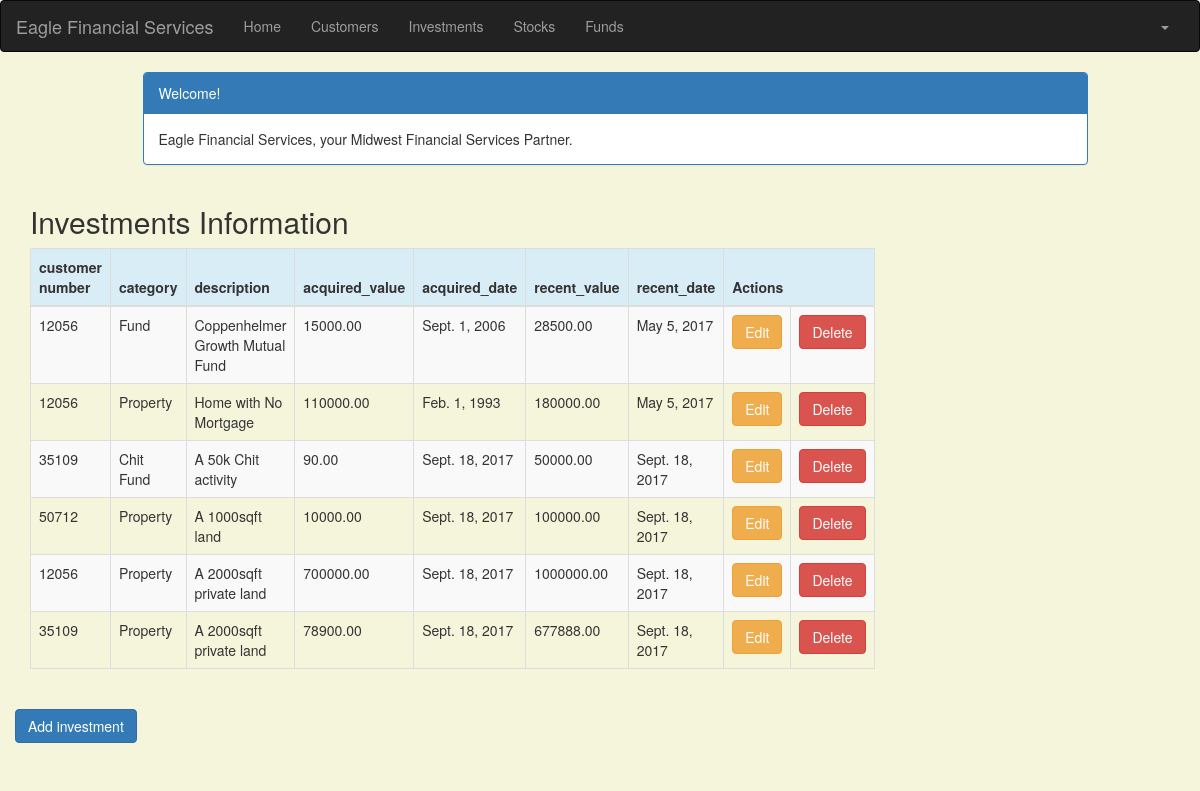
The app's page /investment/ (signed in) with its own data.
### portfolio/models.py (models this page shows, shortened)
class Investment(models.Model):
    customer = models.ForeignKey(Customer, on_delete=models.PROTECT, related_name='investments')
    category = models.CharField(max_length=50)
    description = models.CharField(max_length=200)
    acquired_value = models.DecimalField(max_digits=10, decimal_places=2)
    acquired_date = models.DateField(default=timezone.now)
    recent_value = models.DecimalField(max_digits=10, decimal_places=2)
    recent_date = models.DateField(default=timezone.now, blank=True, null=True)

class Customer(models.Model):
    name = models.CharField(max_length=50)
    address = models.CharField(max_length=200)
    cust_number = models.IntegerField(blank=False, null=False)
    city = models.CharField(max_length=50)
    state = models.CharField(max_length=50)
    zipcode = models.CharField(max_length=10)
    email = models.EmailField(max_length=200)
    cell_phone = models.CharField(max_length=50)
    created_date = models.DateTimeField(
        default=timezone.now)
    updated_date = models.DateTimeField(auto_now_add=True)
    def __str__(self):
        return str(self.cust_number)

### portfolio/views.py (the view)
# urls.py: url(r'^investment/$', views.investment_list, name='investment_list'),
@login_required
def investment_list(request):
   investments = Investment.objects.filter(acquired_date__lte=timezone.now())
   return render(request, 'portfolio/investment_list.html', {'investments': investments})

### portfolio/templates/portfolio/investment_list.html (shortened to what this page needs)
{% extends 'portfolio/base.html' %}
{% block content %}
    <!DOCTYPE html>
    <html>
    <head>
        <link rel="stylesheet" href="https://maxcdn.bootstrapcdn.com/bootstrap/3.3.4/css/bootstrap.min.css">
    </head>
    <body>
    <div class="container">
        <div class="row">
            <div class="col-md-10 col-md-offset-1">
                <div class="panel panel-primary">
                    <div class="panel-heading">Welcome!</div>
                    <div class="panel-body">
                        Eagle Financial Services, your Midwest Financial Services Partner.
                    </div>
                </div>
            </div>
        </div>
    </div>
    <div class="row">
        <h2 style="padding-left: 15Px">Investments Information</h2>
    </div>
    <div>
        <table class="table table-striped table-bordered table-hover">
            <thead>
            <tr class="bg-info">
                <th>customer number</th>
                <th>category</th>
                <th>description</th>
                <th>acquired_value</th>
                <th>acquired_date</th>
                <th>recent_value</th>
                <th>recent_date</th>
                <th colspan="3">Actions</th>
            </tr>
            </thead>
            <tbody>
            {% for investment in investments %}
                <tr>
                    <td>{{ investment.customer }}</td>
                    <td>{{ investment.category }}</td>
                    <td>{{ investment.description }}</td>
                    <td>{{ investment.acquired_value }}</td>
                    <td>{{ investment.acquired_date }}</td>
                    <td>{{ investment.recent_value }}</td>
                    <td>{{ investment.recent_date }}</td>
                    <td><a href="{% url 'portfolio:investment_edit' pk=investment.pk %}" class="btn btn-warning">Edit</a>
                    <td><a href="{% url 'portfolio:investment_delete' pk=investment.pk %}"
                           onclick="return confirm('Are you sure you want to delete?')"
                           class="btn btn-danger">Delete</a>
                    </td>
                </tr>
            {% endfor %}
            </tbody>
        </table>
                  <div class="row">
                     <a href="{% url 'portfolio:investment_new' %}" class="row"><span
                           class="btn btn-primary">Add investment</span></a>
                   </div>
    </div>
    </body>
    </html>
{% endblock %}

### portfolio/templates/portfolio/investment_list.html (style rules this page uses)
body { background-color: beige; }

### records on screen
Investment: customer "12056", category "Fund", description "Coppenhelmer Growth Mutual Fund", acquired_value "15000.00", acquired_date "Sept. 1, 2006", recent_value "28500.00", recent_date "May 5, 2017"
Investment: customer "12056", category "Property", description "Home with No Mortgage", acquired_value "110000.00", acquired_date "Feb. 1, 1993", recent_value "180000.00", recent_date "May 5, 2017"
Investment: customer "35109", category "Chit Fund", description "A 50k Chit activity", acquired_value "90.00", acquired_date "Sept. 18, 2017", recent_value "50000.00", recent_date "Sept. 18, 2017"
Investment: customer "50712", category "Property", description "A 1000sqft land", acquired_value "10000.00", acquired_date "Sept. 18, 2017", recent_value "100000.00", recent_date "Sept. 18, 2017"
Investment: customer "12056", category "Property", description "A 2000sqft private land", acquired_value "700000.00", acquired_date "Sept. 18, 2017", recent_value "1000000.00", recent_date "Sept. 18, 2017"
Investment: customer "35109", category "Property", description "A 2000sqft private land", acquired_value "78900.00", acquired_date "Sept. 18, 2017", recent_value "677888.00", recent_date "Sept. 18, 2017"
